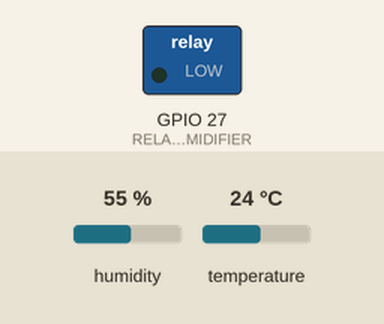
Bench run of a sketch on a simulated ESP32. On the bench: switched loads named in the sketch (green lamp = pin HIGH). Inputs (shaded band) come from the test bench; at power-on: humidity 55 %, temperature 24 °C. WiFi joins after 1.5 s; servers stay silent unless stated; random numbers use the default seed unless the sketch sets one; no MQTT or app messages arrive unless stated; what the sketch prints to the serial monitor is not drawn.

Above: at 2.7 s.
2.8 s: humidity set to 63 %
6.2 s: humidity set to 67 %
At 8.1 s:
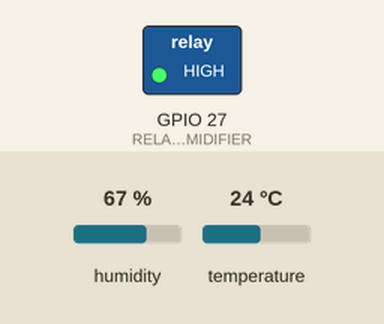
12.0 s: humidity set to 61 %
13.7 s: humidity set to 58 %
At 16.3 s:
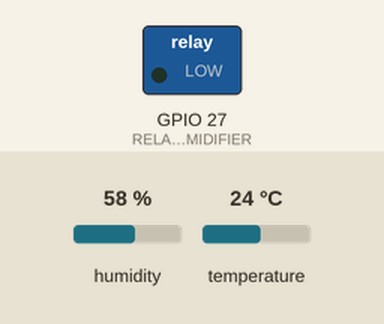
Timing chart, 0 to 17.5 s (numbered marks = the images above; inputs shaded):
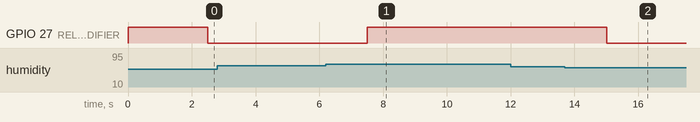

The sketch:

InkubatorEntok_ESP32_Merged.ino
```cpp
/* =========================================================================
 * FIRMWARE RESMI: SISTEM INKUBATOR TELUR ENTOK (NETESIN)
 * Konfigurasi Hardware: ESP32 + Sensor DHT22 + Modul Relay Humidifier
 * Kolaborasi: Internet of Things, Kecerdasan Buatan & Sistem Terintegrasi
 * Protokol: MQTT ke Broker HiveMQ (broker.hivemq.com) & Web Gateway
 * =========================================================================
 */

#include <WiFi.h>
#include <PubSubClient.h>
#include <HTTPClient.h>
#include <DHT.h>
#include <ArduinoJson.h>

// -------------------------------------------------------------------------
// 1. Konfigurasi Jaringan Wi-Fi, Broker MQTT HiveMQ & Server HTTP
// -------------------------------------------------------------------------
const char* ssid        = "POLDA MAGELANG";    // Ganti dengan SSID Wi-Fi Anda
const char* password    = "12345678";          // Ganti dengan Password Wi-Fi Anda

// Opsi 1: Broker Publik MQTT HiveMQ
const char* mqtt_server = "broker.hivemq.com";
const int   mqtt_port   = 1883;

// Opsi 2: Backup HTTP REST Langsung ke Laptop/Server (Ganti IP dengan IP Laptop Anda)
const char* server_url   = "http://192.168.1.108:3100/api/telemetry";
const bool  enable_http_backup = true; // Aktifkan HTTP jika MQTT tidak terjangkau

// Topik MQTT
const char* topic_telemetry = "inkubator/mentok/telemetry";
const char* topic_status    = "inkubator/mentok/status";
const char* topic_control   = "inkubator/mentok/control";

// -------------------------------------------------------------------------
// 2. Konfigurasi Pin GPIO (Hanya DHT22 & Humidifier)
// -------------------------------------------------------------------------
#define PIN_DHT22         4   // Pin Data Sensor DHT22 (GPIO 4)
#define RELAY_HUMIDIFIER  27  // Pin Modul Relay Humidifier Ultrasonic (GPIO 27)

#define DHTTYPE DHT22

// Modul relay umumnya Active LOW (nyala saat LOW).
// Jika relay Anda Active HIGH, cukup tukar LOW dan HIGH di bawah ini.
#define RELAY_ON   LOW
#define RELAY_OFF  HIGH

// -------------------------------------------------------------------------
// 3. Batas Ambang Kelembapan Default (Mikroklimat Telur Entok)
// -------------------------------------------------------------------------
float hum_target_min = 60.0; // Humidifier ON jika RH < 60%
float hum_target_max = 66.0; // Humidifier OFF jika RH >= 66%

// Objek Jaringan & Sensor
WiFiClient espClient;
PubSubClient client(espClient);
DHT dht(PIN_DHT22, DHTTYPE);

// Variabel Telemetri
float currentTemp = 0.0;
float currentHumidity = 0.0;
bool humidifierState = false;
bool manualOverride = false; // Mode kontrol manual dari web dashboard

unsigned long lastPublishTime = 0;
const unsigned long publishInterval = 2500; // Kirim telemetri setiap 2.5 detik

// -------------------------------------------------------------------------
// 4. Callback MQTT: Menerima Perintah dari Dashboard / AI Server
// -------------------------------------------------------------------------
void callback(char* topic, byte* payload, unsigned int length) {
  String message = "";
  for (unsigned int i = 0; i < length; i++) {
    message += (char)payload[i];
  }
  Serial.print("[MQTT Masuk] Topik: ");
  Serial.print(topic);
  Serial.print(" | Pesan: ");
  Serial.println(message);

  StaticJsonDocument<256> doc;
  DeserializationError error = deserializeJson(doc, message);
  if (!error) {
    // 1. Kontrol Sakelar Manual Humidifier dari Web Dashboard
    if (doc.containsKey("humidifier")) {
      humidifierState = doc["humidifier"];
      manualOverride = true;
      digitalWrite(RELAY_HUMIDIFIER, humidifierState ? RELAY_ON : RELAY_OFF);
      Serial.printf("-> Humidifier diatur MANUAL: %s\n", humidifierState ? "ON" : "OFF");
    }

    // 2. Setpoint Dinamis dari AI Engine Sesuai Siklus Fase Telur Entok
    if (doc.containsKey("target_humidity")) {
      float newTarget = doc["target_humidity"];
      hum_target_min = newTarget - 3.0;
      hum_target_max = newTarget + 3.0;
      manualOverride = false; // Kembali ke kontrol otomatis AI
      Serial.printf("-> AI memperbarui setpoint kelembapan: %.1f%% (Rentang: %.1f - %.1f%%)\n",
                    newTarget, hum_target_min, hum_target_max);
    }

    // 3. Reset ke Mode Otomatis
    if (doc.containsKey("control_mode") && String(doc["control_mode"].as<const char*>()) == "AUTO") {
      manualOverride = false;
      Serial.println("-> Kembali ke Mode OTOMATIS");
    }
  }
}

// -------------------------------------------------------------------------
// 5. Inisialisasi Wi-Fi
// -------------------------------------------------------------------------
void setup_wifi() {
  delay(10);
  Serial.print("\nMenghubungkan ke Wi-Fi: ");
  Serial.println(ssid);

  WiFi.mode(WIFI_STA);
  WiFi.begin(ssid, password);

  int attempt = 0;
  while (WiFi.status() != WL_CONNECTED && attempt < 30) {
    delay(500);
    Serial.print(".");
    attempt++;
  }

  if (WiFi.status() == WL_CONNECTED) {
    Serial.println("\n[Wi-Fi] Terhubung! IP Address: " + WiFi.localIP().toString());
  } else {
    Serial.println("\n[Wi-Fi] Gagal terhubung (Timeout). Cek SSID dan password.");
  }
}

// -------------------------------------------------------------------------
// 6. Koneksi Ulang MQTT
// -------------------------------------------------------------------------
void reconnect_mqtt() {
  while (!client.connected() && WiFi.status() == WL_CONNECTED) {
    Serial.print("Menghubungkan ke MQTT HiveMQ...");
    String clientId = "ESP32_Netesin_" + String(random(0xffff), HEX);

    // Kirim LWT (Last Will and Testament) jika perangkat tiba-tiba mati
    if (client.connect(clientId.c_str(), topic_status, 1, true, "{\"status\":\"offline\"}")) {
      Serial.println(" Terhubung!");
      client.publish(topic_status, "{\"status\":\"online\"}", true);
      client.subscribe(topic_control);
      Serial.printf("Berlangganan topik kontrol: %s\n", topic_control);
    } else {
      Serial.print(" Gagal, rc=");
      Serial.print(client.state());
      Serial.println(". Coba lagi dalam 4 detik...");
      delay(4000);
      break;
    }
  }
}

// -------------------------------------------------------------------------
// 7. Setup Awal
// -------------------------------------------------------------------------
void setup() {
  Serial.begin(115200);
  Serial.println("\n========================================================");
  Serial.println("  NETESIN: INKUBATOR TELUR ENTOK BERBASIS ESP32 & AI    ");
  Serial.println("  Konfigurasi: DHT22 (GPIO 4) & Humidifier (GPIO 27)    ");
  Serial.println("========================================================");

  // Inisialisasi Relay Humidifier (Active LOW, awal mati)
  pinMode(RELAY_HUMIDIFIER, OUTPUT);
  digitalWrite(RELAY_HUMIDIFIER, RELAY_OFF);

  // Inisialisasi Sensor DHT22
  dht.begin();

  // Koneksi Jaringan
  setup_wifi();
  client.setServer(mqtt_server, mqtt_port);
  client.setCallback(callback);
}

// -------------------------------------------------------------------------
// 8. Loop Utama
// -------------------------------------------------------------------------
void loop() {
  if (WiFi.status() != WL_CONNECTED) {
    setup_wifi();
  }

  if (!client.connected()) {
    reconnect_mqtt();
  }
  client.loop();

  unsigned long now = millis();
  if (now - lastPublishTime >= publishInterval) {
    lastPublishTime = now;

    // 1. Membaca Suhu & Kelembapan dari DHT22
    float t = dht.readTemperature();
    float h = dht.readHumidity();

    if (!isnan(t) && t > 0.0) {
      currentTemp = t;
    } else {
      Serial.println("[WARNING] Gagal membaca suhu dari DHT22!");
    }

    if (!isnan(h) && h > 0.0) {
      currentHumidity = h;
    } else {
      Serial.println("[WARNING] Gagal membaca kelembapan dari DHT22!");
    }

    // 2. Logika Kontrol Kelembapan Otomatis (Jika tidak sedang manual override)
    if (!manualOverride) {
      if (currentHumidity > 0.0) {
        if (currentHumidity < hum_target_min) {
          humidifierState = true;
          digitalWrite(RELAY_HUMIDIFIER, RELAY_ON);
        } else if (currentHumidity >= hum_target_max) {
          humidifierState = false;
          digitalWrite(RELAY_HUMIDIFIER, RELAY_OFF);
        }
      }
    }

    // 3. Format dan Kirim Telemetri JSON
    StaticJsonDocument<256> payloadDoc;
    payloadDoc["temperature"]  = ((int)(currentTemp * 10)) / 10.0;
    payloadDoc["temp_dht22"]   = ((int)(currentTemp * 10)) / 10.0;
    payloadDoc["humidity"]     = ((int)(currentHumidity * 10)) / 10.0;
    payloadDoc["humidifier"]   = humidifierState;
    payloadDoc["status"]       = "online";
    payloadDoc["uptime_sec"]   = millis() / 1000;
    payloadDoc["device_id"]    = "ESP32-INKUBATOR-ENTOK-01";

    char buffer[256];
    serializeJson(payloadDoc, buffer);

    bool mqttSent = false;
    if (client.connected()) {
      mqttSent = client.publish(topic_telemetry, buffer);
      if (mqttSent) {
        Serial.printf("[MQTT SUKSES TERKIRIM KE WEB] %s\n", buffer);
      } else {
        Serial.println("[MQTT ERROR] Gagal publish ke HiveMQ!");
      }
    }

    // Jika MQTT gagal/terblokir, kirim langsung via HTTP POST ke Server Netesin
    if (!mqttSent && enable_http_backup && WiFi.status() == WL_CONNECTED) {
      HTTPClient http;
      http.begin(server_url);
      http.addHeader("Content-Type", "application/json");
      int httpCode = http.POST(buffer);
      if (httpCode == 200 || httpCode == 201) {
        Serial.printf("[HTTP POST SUKSES REAL-TIME KE WEB] %s\n", buffer);
      } else {
        Serial.printf("[HTTP POST GAGAL] Kode respons: %d\n", httpCode);
      }
      http.end();
    }

    Serial.printf("[SENSOR DHT22] Suhu: %.1f C | Lembap: %.1f %% | Humidifier: %s (Mode: %s)\n",
                  currentTemp, currentHumidity, humidifierState ? "ON" : "OFF",
                  manualOverride ? "MANUAL" : "AUTO");
  }
}
```

Measured:
- the behaviour switches between 65 and 66 % on humidity (found by bisection; images 0 and 1)
- the behaviour switches between 60 and 59 % on humidity (found by bisection; images 1 and 2)
- after the input at 2.8 s, every drawn part: stays the same
- after the input at 6.2 s, GPIO 27 (RELAY_HUMIDIFIER): LOW → HIGH after 1.3 s
- after the input at 12.0 s, every drawn part: stays the same
- after the input at 13.7 s, GPIO 27 (RELAY_HUMIDIFIER): HIGH → LOW after 1.3 s
